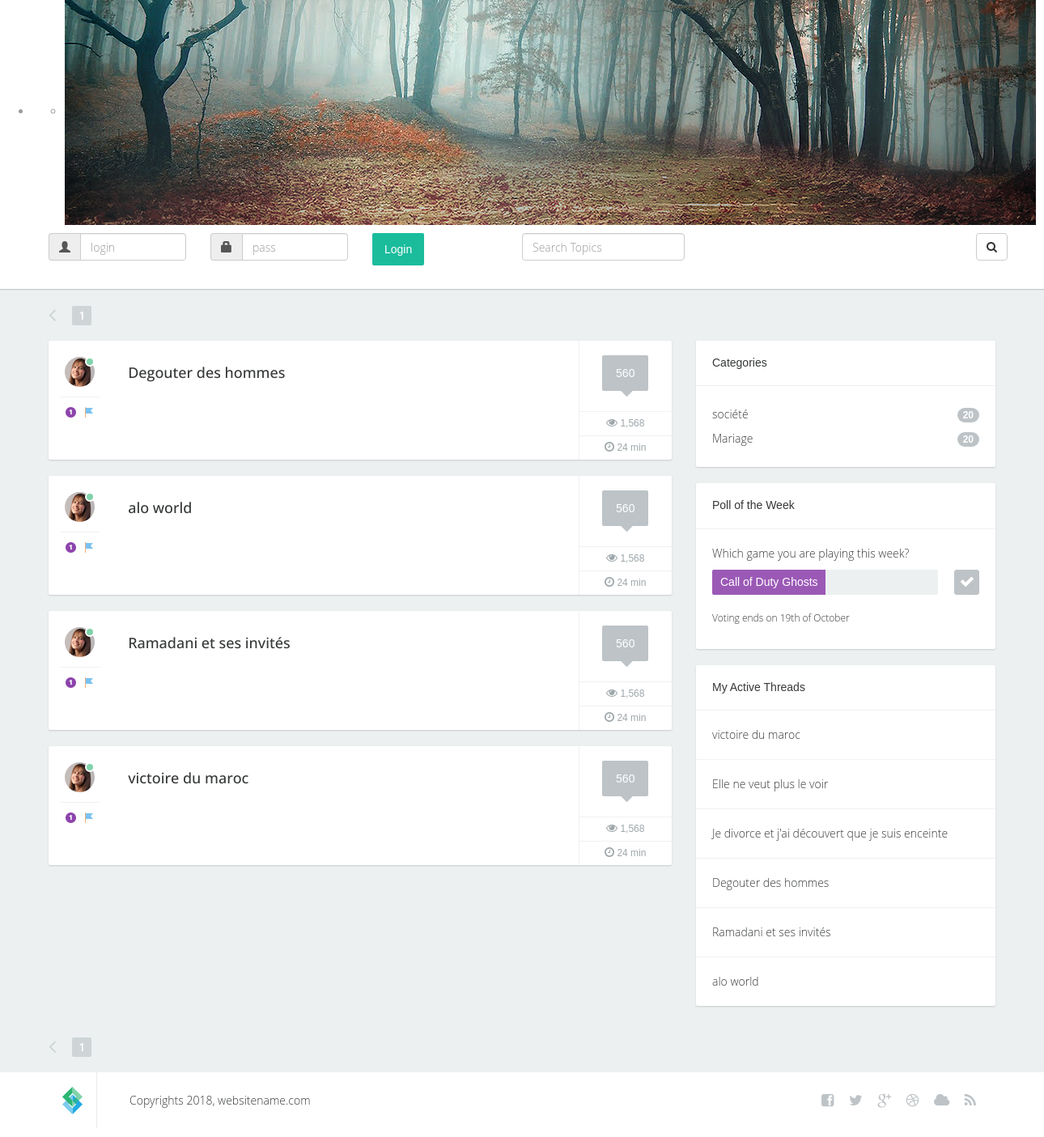
Screenshot of /category.php?id=9 with the database file from the repository.
### tables this page shows
CREATE TABLE `topics` (
  `topic_id` int(8) NOT NULL,
  `topic_subject` varchar(255) NOT NULL,
  `topic_date` datetime NOT NULL,
  `topic_cat` int(8) NOT NULL,
  `topic_by` int(8) NOT NULL
);

CREATE TABLE `categories` (
  `cat_id` int(8) NOT NULL,
  `cat_name` varchar(255) NOT NULL,
  `cat_description` varchar(255) NOT NULL
);

### category.php (the view, shortened to what this page needs)
<?php
$perpage = 6;
if(isset($_GET['page']) & !empty($_GET['page'])){
	$curpage = $_GET['page'];
}else{
	$curpage = 1;
}
$start = ($curpage * $perpage) - $perpage;
$sqlcategories = "SELECT t.topic_id,t.topic_subject
                FROM
                    topics t
                WHERE
                    t.topic_cat = '".$_GET['id']."'
					group by(t.topic_id)
					order by t.topic_date desc  LIMIT $start, $perpage";
$resultcategories = mysql_query($sqlcategories);
?>
<!DOCTYPE html>
<html lang="fr">
<head>
        <link href="css/bootstrap.min.css" rel="stylesheet">
        <link href="css/custom.css" rel="stylesheet">
        <link rel="stylesheet" href="font-awesome-4.0.3/css/font-awesome.min.css">
        <link rel="stylesheet" type="text/css" href="css/style.css" media="screen" />
        <link rel="stylesheet" type="text/css" href="rs-plugin/css/settings.css" media="screen" />
    </head>
    <body>
        <div class="container-fluid">
            <div class="tp-banner-container">
              <div class="tp-banner" >
                <ul>
                <li data-transition="fade" data-slotamount="7" data-masterspeed="1500" >
                  <div class="tp-banner-container">
                    <div class="tp-banner" >
                      <ul>
                        <li data-transition="fade" data-slotamount="7" data-masterspeed="1500" >
                          <img src="images/slide.jpg"  alt="slidebg1"  data-bgfit="cover" data-bgposition="left top" data-bgrepeat="no-repeat">
                        </li>
                      </ul>
                    </div>
                  </div>
                </li>
                </ul>
              </div>
            </div>
           <div class="headernav">
                <div class="container">
                    <div class="row">
					<?php
if(isset($_SESSION['signed_in']) && $_SESSION['signed_in'] == true)
{
    echo "You are already signed in, | you can <a href='signout.php'>sign out</a> if you want.";
}
else
{
    if($_SERVER['REQUEST_METHOD'] != 'POST')
    {
echo "<form method=\"post\" action=\"\">
						<div class=\"col-xs-2\">
<div class=\"input-group\"><span class=\"input-group-addon\"><i class=\"glyphicon glyphicon-user\"></i></span><input id=\"email\" type=\"text\"
class=\"form-control\" name=\"user_name\" placeholder=\"login\">
  </div>
						</div>
						<div class=\"col-xs-2\">
<div class=\"input-group\"><span class=\"input-group-addon\"><i class=\"glyphicon glyphicon-lock\"></i></span><input id=\"password\" type=\"password\" class=\"form-control\" name=\"user_pass\" placeholder=\"pass\">
  </div>
						</div>
						<div class=\"col-xs-2\">
						<button type=\"submit\" class=\"btn btn-primary\">Login</button>
						</div>
    					</form>";
	echo '
	<div class=\"col-xs-6\">
	<div class="wrap">
                                <form action="#" method="post" class="form">
                                    <div class="pull-left txt"><input type="text" class="form-control" placeholder="Search Topics"></div>
                                    <div class="pull-right"><button class="btn btn-default" type="button"><i class="fa fa-search"></i></button></div>
                                    <div class="clearfix"></div>
                                </form>
                            </div>
                        </div>
						</div>';
    }
}
	?>
					</div>
                </div>
            </div>
   <section class="content">
                <div class="container">
                    <div class="row">
                        <div class="col-lg-8 col-xs-12 col-md-8">
                            <div class="pull-left"><a href="#" class="prevnext"><i class="fa fa-angle-left"></i></a></div>
                            <div class="pull-left">
								<ul class="paginationforum">
								   <li class="hidden-xs"><a class="page-link" href="?page=<?php echo $curpage ?>"><?php echo $curpage ?></a></li>
								</ul>
                            </div>
                            <div class="clearfix"></div>
                        </div>
                    </div>
                </div>
                <div class="container">
                    <div class="row">
                        <div class="col-lg-8 col-md-8">
                            <?php
 while($rowcategories = mysql_fetch_assoc($resultcategories))
      {
	 echo " <div class=\"post\">
	                               <div class=\"wrap-ut pull-left\">
                                    <div class=\"userinfo pull-left\">
                                        <div class=\"avatar\">
                                            <img src=\"images/avatar.jpg\" alt=\"\" />
                                            <div class=\"status green\">&nbsp;</div>
                                        </div>
                                        <div class=\"icons\">
                                            <img src=\"images/icon1.jpg\" alt=\"\" /><img src=\"images/icon4.jpg\" alt=\"\" />
                                        </div>
                                    </div>
                                    <div class=\"posttext pull-left\">
  <h2><a href=\"topic.php?id=".$rowcategories['topic_id']."\">".$rowcategories["topic_subject"]."</a></h2>
                              </div>
                                    <div class=\"clearfix\"></div>
                                </div>
                                <div class=\"postinfo pull-left\">
                                    <div class=\"comments\">
                                        <div class=\"commentbg\">
                                            560
                                            <div class=\"mark\"></div>
                                        </div>
                                    </div>
                                    <div class=\"views\"><i class=\"fa fa-eye\"></i> 1,568</div>
                                    <div class=\"time\"><i class=\"fa fa-clock-o\"></i> 24 min</div>
                                </div>
                                <div class=\"clearfix\"></div>
                            </div>";
	  }
	  ?>
                </div>
                        <div class="col-lg-4 col-md-4">
                            <div class="sidebarblock">
                                <h3>Categories</h3>
                                <div class="divline"></div>
                                <div class="blocktxt">
                                    <ul class="cats">
  <?php
$sqlcat = "SELECT cat_id,cat_name,cat_description FROM categories";
$resultcat = mysql_query($sqlcat);
 while($rowcat = mysql_fetch_assoc($resultcat))
      {
	echo "<li><a href=\"category.php?id=".$rowcat['cat_id']."\">".$rowcat['cat_name']."<span class=\"badge pull-right\">20    </span></a></li>";
	}
?>
                                    </ul>
                                </div>
                            </div>
                            <div class="sidebarblock">
                                <h3>Poll of the Week</h3>
                                <div class="divline"></div>
                                <div class="blocktxt">
                                    <p>Which game you are playing this week?</p>
                                    <form action="#" method="post" class="form">
                                        <table class="poll">
                                            <tr>
                                                <td>
                                                    <div class="progress">
                                                        <div class="progress-bar color1" role="progressbar" aria-valuenow="90" aria-valuemin="0" aria-valuemax="50" style="width: 50%">
                                                            Call of Duty Ghosts
                                                        </div>
                                                    </div>
                                                </td>
                                                <td class="chbox">
                                                    <label for="opt1"></label>
                                                </td>
                                           </tr>
                                       </table>
                                    </form>
                                    <p class="smal">Voting ends on 19th of October</p>
                                </div>
                            </div>
                            <div class="sidebarblock">
                                <h3>My Active Threads</h3>
                          <?php
$sqltopic = "SELECT t.topic_subject,count(*) as nbr_post
                FROM
                    topics t, posts p
                WHERE
                    t.topic_id=p.post_topic
					group by(t.topic_id)
					order by  nbr_post desc";
$resulttopic = mysql_query($sqltopic);
 while($rowtopic = mysql_fetch_assoc($resulttopic))
      {
          echo "<div class=\"divline\"></div><div class=\"blocktxt\">
                         <a href=\"#\">".$rowtopic["topic_subject"]."</a></div>";
	  }
?>
                            </div>
                        </div>
                    </div>
                </div>
 <div class="container">
                    <div class="row">
                        <div class="col-lg-8 col-xs-12 col-md-8">
                            <div class="pull-left"><a href="#" class="prevnext"><i class="fa fa-angle-left"></i></a></div>
                            <div class="pull-left">
								<ul class="paginationforum">
								   <li class="hidden-xs"><a class="page-link" href="?page=<?php echo $curpage ?>"><?php echo $curpage ?></a></li>
								</ul>
                            </div>
                            <div class="clearfix"></div>
                        </div>
                    </div>
                </div>
            </section>
            <footer>
                <div class="container">
                    <div class="row">
                        <div class="col-lg-1 col-xs-3 col-sm-2 logo "><a href="#"><img src="images/logo.jpg" alt=""  /></a></div>
                        <div class="col-lg-8 col-xs-9 col-sm-5 ">Copyrights 2018, websitename.com</div>
                        <div class="col-lg-3 col-xs-12 col-sm-5 sociconcent">
                            <ul class="socialicons">
                                <li><a href="#"><i class="fa fa-facebook-square"></i></a></li>
                                <li><a href="#"><i class="fa fa-twitter"></i></a></li>
                                <li><a href="#"><i class="fa fa-google-plus"></i></a></li>
                                <li><a href="#"><i class="fa fa-dribbble"></i></a></li>
                                <li><a href="#"><i class="fa fa-cloud"></i></a></li>
                                <li><a href="#"><i class="fa fa-rss"></i></a></li>
                            </ul>
                        </div>
                    </div>
                </div>
            </footer>
    </body>
</html>

### css/style.css (style rules this page uses)
.tp-banner-container { width:100%; position:relative; padding:0; }
.tp-banner { width:100%; position:relative; }

### rows the page displays
topics: topic_subject "Degouter des hommes"
topics: topic_subject "alo world"
topics: topic_subject "Ramadani et ses invités"
topics: topic_subject "victoire du maroc"
categories: cat_name "société"
categories: cat_name "Mariage"

### other values shown
$curpage "1"
$rowtopic["topic_subject"] "victoire du maroc"
$rowtopic["topic_subject"] "Elle ne veut plus le voir"
$rowtopic["topic_subject"] "Je divorce et j'ai découvert que je suis enceinte"
$rowtopic["topic_subject"] "Degouter des hommes"
$rowtopic["topic_subject"] "Ramadani et ses invités"
$rowtopic["topic_subject"] "alo world"
